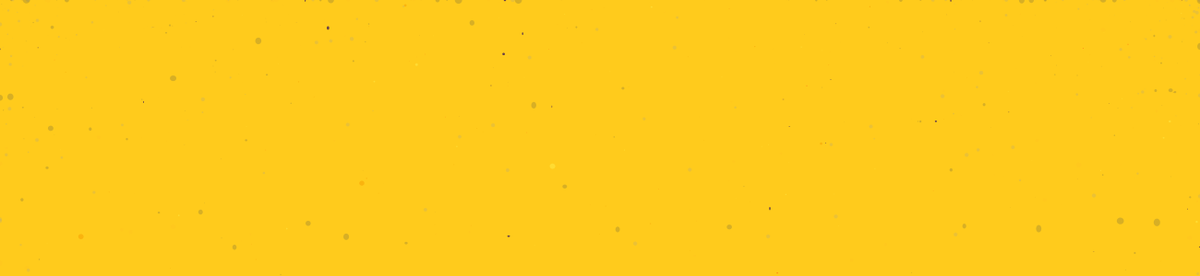
Frame 1 (no input)
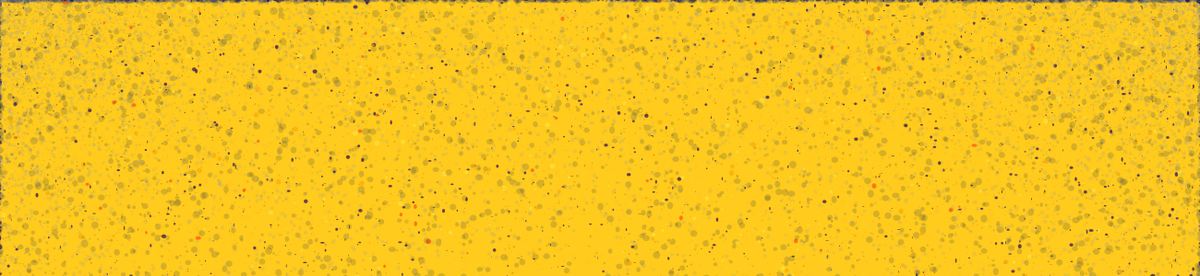
Frame 60 (the mouse pressed at the canvas centre just before this capture)
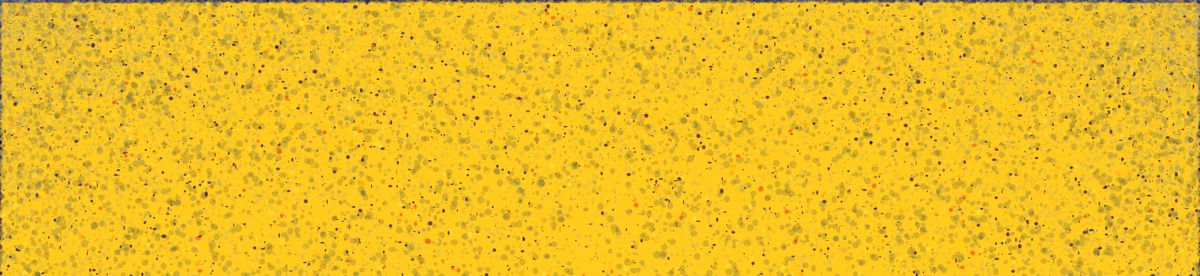
Frame 120 (the mouse held since frame 60 and released just before this capture)

The Processing sketch that drew these frames (run headless with seeded random() and noise(); from frame 60 on, the mouse is pressed at the canvas centre):

// Processing sketch: processing_86135
// ── processing_86135.pde

float s = 0;
float angle = 0.0;
float r = random(0, 100);


void setup() {
  size(1300, 300);

  fill(0);
  background(#FFCB1C, 200);

}


void draw() {

  angle += .5;  
  for (float x = 0; x<=width; x+=50) {
    for (float y = 0; y<= height; y+=50) {

  translate(width, 0);
  scale(-1, 1);
      angle += .5;
      pushMatrix();
      smooth();
      scale((cos(angle / 9.0) + 1.2) * 4.0);
      noStroke();
      smooth();
      fill(155, 50);//gray
      ellipse(random(x/9), random(y/4), .5, .5);
      fill(#061D8B, 30);//dark blue      ellipse(random(x/8), random(y/4), random(.5, 1), random(.5, 1));
      fill(255, 160, 44, 18);//light orange
      ellipse(random(x/2), random(y), random(.5, .7), random(.5, .7));
      fill(#011752, 40);//darker blue
      ellipse(random(x/3), random(y), random(.7, 1), random(.7, 1));
      fill(#FFE23E, 170);//bright yellow
      ellipse(random((x/5)+850), random((y/3)+450), random(.6, .7), random(.6, .7));
      fill(#F7A807, 170);//light orange
      ellipse(random((x/5)+850), random((y/3)+450), random(.6, .7), random(.6, .7));
      fill(#FF5512, 185);//orange
      ellipse(random((x/5)+950), random((y)+650), random(.4, .7), random(.4, .7));
      fill(#2A0858, 180);//dark purple
      ellipse(random(x), random(y/1.2), random(.6), random(.6));
      frameRate(150);

    popMatrix();
      
        float sec = millis()/1000.0;
        if (sec > 5.0) {
          fill(#450474, 255);//dark purple
          ellipse(random(x/2), random(y/1.2), random(.5, 1), random(.5, 1));
          frameRate(40);
          if (sec > 10.0) {
            fill(#2A0858, 255);//dark blue
            ellipse(random(x/7), random(y/.8), random(1), random(1));
            frameRate(50);
            if (sec > 17.0) {
              fill(#200236, 255);//dark dark purple
              ellipse(random(x), random(y), (2), 2);
              frameRate(50);
              if (sec > 23.0) {
                fill(#07012C, 255); //dark dark blue
                ellipse(random(x), random(y), 3.5, 3.5);
                frameRate(45);
                if (sec > 29.0) {
                  fill(#030112, 255);//bascially black
                  ellipse(random(x), random(y), 5, 5);
                  frameRate(45);
                  if (sec > 34.0) {
                    fill(#05002C);
                    ellipse(random(x), random(y), 7, 7);
                    frameRate(50);
                    if (sec > 38.0) {
                      fill(#01000D);
                      ellipse(random(x), random(y), 10, 10);
                      frameRate(55);
                      if (sec > 45.0) {
                        fill(0);
                        ellipse(random(x), random(y), 15, 15);
                        frameRate(60);
                        if (sec > 52.0) {
                          fill(0);
                          ellipse(random(x), random(y), 25, 25);
                          frameRate(70);
                          if (sec > 57.0) {
                            fill(0);
                            ellipse(random(x), random(y), 45, 45);
                            frameRate(80);
                            if (sec > 61.0) {
                              fill(0);
                              ellipse(random(x), random(y), 100, 100);
                              if (sec > 68.0) {
                                fill(0);
                                ellipse(width/2, height/2, 1300, 400);
                              }
                  
                            }
          }
        }
    }
        }
  }

  }
        }
}
  }

  }
}
}
}
